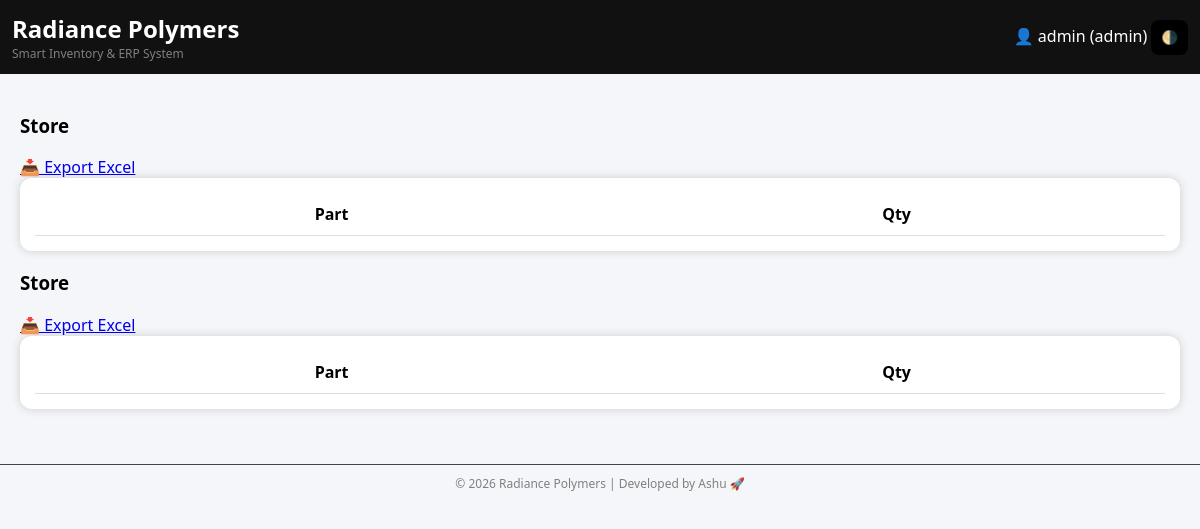
The app's page /store (signed in), older data.
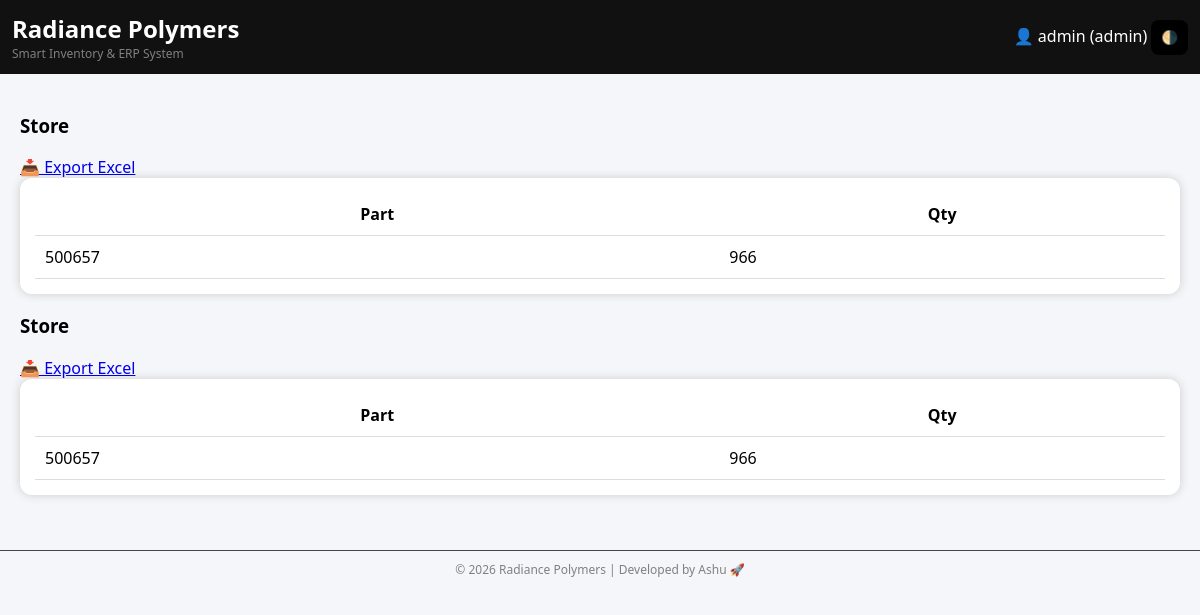
The same page, newer data.
### tables this page shows
CREATE TABLE stock(
    id INTEGER PRIMARY KEY, part TEXT UNIQUE, qty INTEGER DEFAULT 0, min_qty INTEGER DEFAULT 10);

### app.py (the view)
@app.route('/store')
def store():
    if session.get('role') not in ['admin','store']:
        return "Access Denied"
    conn = get_db()
    cur = conn.cursor()
    cur.execute("SELECT * FROM stock")
    data = cur.fetchall()
    low = [i['part'] for i in data if i['qty'] <= i['min_qty']]
    conn.close()
    return render_template("store.html", data=data, low=low)

### app.py (called while the page is built)
def get_db():
    conn = sqlite3.connect("erp.db", check_same_thread=False)
    conn.row_factory = sqlite3.Row
    return conn

### templates/store.html (shortened to what this page needs)
{% extends 'base.html' %}
{% block content %}
<h3>Store</h3>
<a href="/export">📥 Export Excel</a>
<div class="card">
<table>
<tr><th>Part</th><th>Qty</th></tr>
{% for i in data %}
<tr>
<td>{{ i['part'] }}</td>
<td>{{ i['qty'] }}</td>
</tr>
{% endfor %}
</table>
</div>
<h3>Store</h3>
<a href="/export">📥 Export Excel</a>
<div class="card">
<table>
<tr><th>Part</th><th>Qty</th></tr>
{% for i in data %}
<tr>
<td>{{ i['part'] }}</td>
<td>{{ i['qty'] }}</td>
</tr>
{% endfor %}
</table>
</div>
{% endblock %}

Row changes from the older to the newer data that the page shows:
added stock: part "500657", qty "966"
